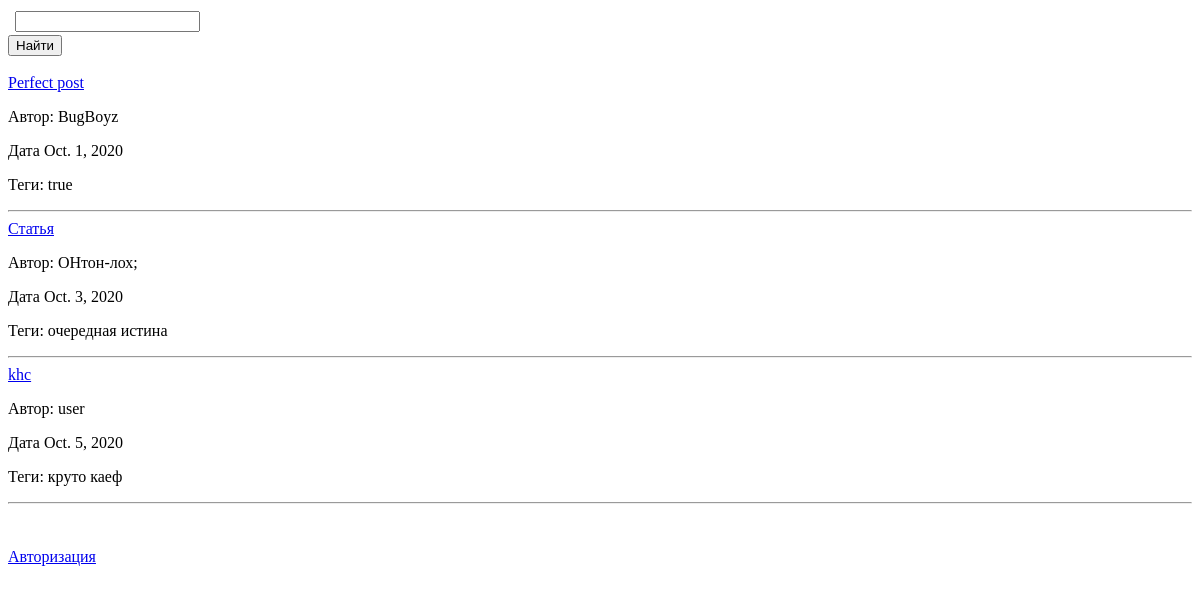
/, run on an earlier commit of the app's database.
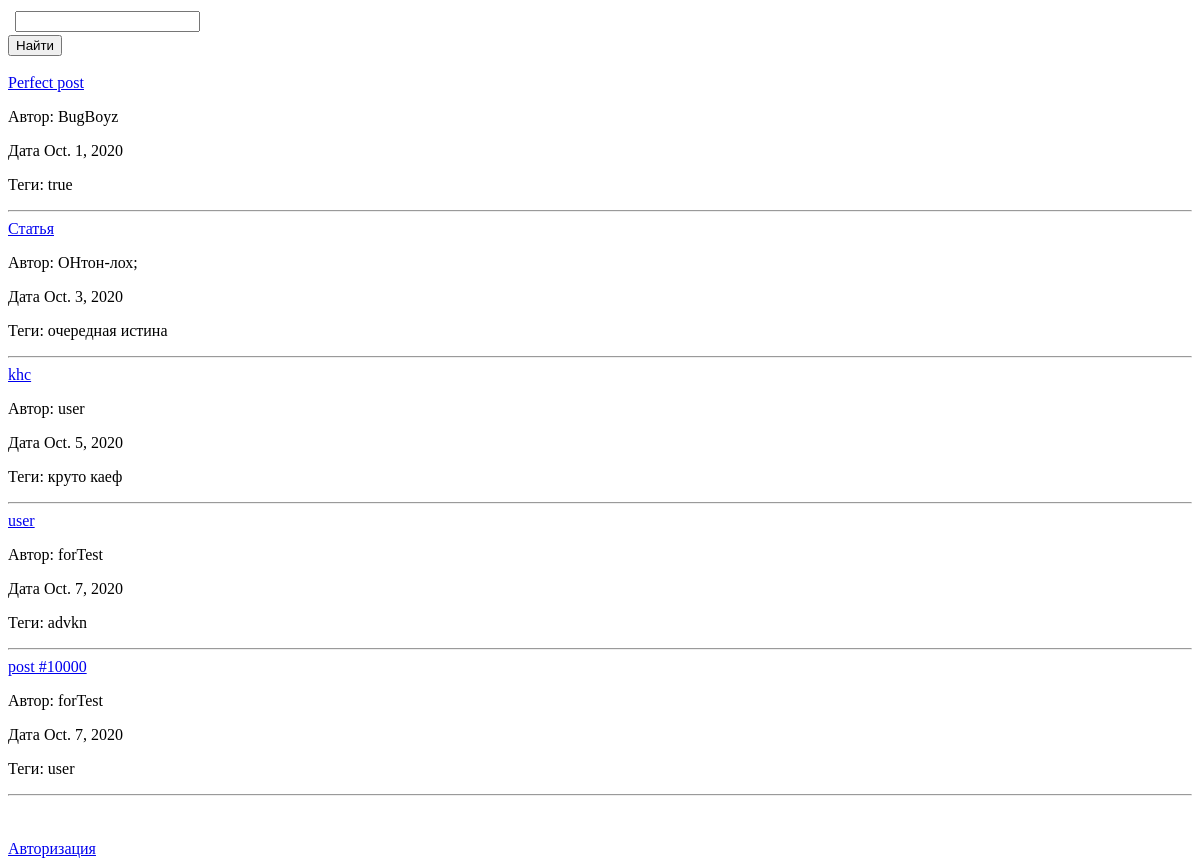
And on a later commit of the database.
### PostFeed/models.py (models this page shows)
class Post(models.Model):
    name = models.CharField(max_length=30)
    text = models.TextField()
    author = models.CharField(max_length=25)
    date = models.DateField()
    tags = models.CharField(max_length=30)

### PostFeed/views.py (the view, shortened to what this page needs)
# urls.py: path('', views.MainPage),
def MainPage(request):
    try:
        data = Post.objects.all()
    except:
        data = Post.objects.all()
        return render(request, "mainPage.html",
                      {'context': data,
                       'authorized': False,
                       "filtered": False,
                       "form": SearchString()})

### PostFeed/forms.py
class SearchString(forms.Form):
    searchWord = forms.CharField(max_length=20, label='')

### PostFeed/templates/mainPage.html (shortened to what this page needs)
<!DOCTYPE html>
<html lang="en">
<head>
</head>
<body>
<form method="POST">
    <table>
        {{ form }}
    </table>
    <input type="submit" value="Найти">
    <br> <br>
</form>
{% if context == "" %}
    <h2>Ничего не найдено</h2>
{% else %}
    {% for post in context %}
        <a href="Post/{{ post.id }}">{{ post.name }}</a> <br>
        <p>Автор: {{ post.author }}</p>
        <p>Дата {{ post.date }}</p>
        <p>Теги: {{ post.tags }}</p>
        <hr>
    {% endfor %}
    <br>
    <br>
{% endif %}
{% if authorized == False %}
    <a href="authorize">Авторизация</a>
{% endif %}
</body>
</html>

What changed in the data, as far as the page shows it:
added Post: name "user", author "forTest", date "Oct. 7, 2020", tags "advkn"
added Post: name "post #10000", author "forTest", date "Oct. 7, 2020", tags "user"
